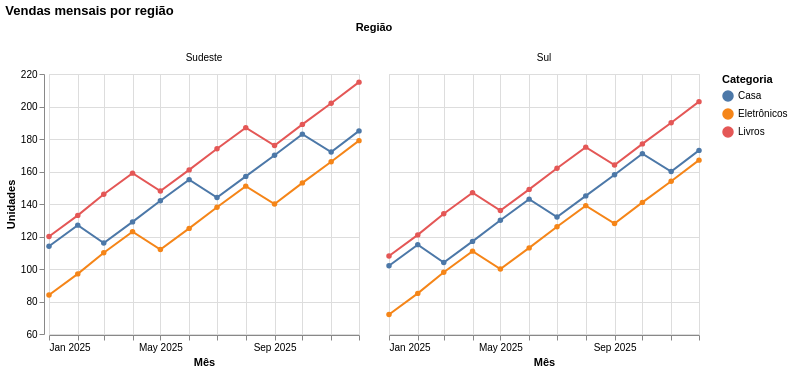

Write notebook code for a chart like this one.
### Markdown cell above
## 7. Pequenos múltiplos

O facetamento repete a mesma estrutura para cada região, facilitando comparações sem sobrepor todas as séries.

### Code cell
alt.Chart(vendas).mark_line(point=True).encode(
    x=alt.X("yearmonth(mes):T", title="Mês"),
    y=alt.Y("sum(unidades):Q", title="Unidades", scale=alt.Scale(zero=False)),
    color=alt.Color("categoria:N", title="Categoria"),
    column=alt.Column("regiao:N", title="Região")
).properties(width=310, height=260, title="Vendas mensais por região")

### Figure 1 — Vega-Lite specification as saved in the notebook (floating-point values rounded to 4 significant figures)
{"config": {"view": {"continuousWidth": 400, "continuousHeight": 300}}, "data": {"name": "data-6453d17de02e8fb99abd3918cc4fae13"}, "mark": {"type": "line", "point": true}, "encoding": {"color": {"field": "categoria", "title": "Categoria", "type": "nominal"}, "column": {"field": "regiao", "title": "Região", "type": "nominal"}, "x": {"field": "mes", "timeUnit": "yearmonth", "title": "Mês", "type": "temporal"}, "y": {"aggregate": "sum", "field": "unidades", "scale": {"zero": false}, "title": "Unidades", "type": "quantitative"}}, "height": 260, "title": "Vendas mensais por região", "width": 310, "$schema": "https://vega.github.io/schema/vega-lite/v4.17.0.json", "datasets": {"data-6453d17de02e8fb99abd3918cc4fae13": [{"mes": "2025-01-01T00:00:00", "categoria": "Eletrônicos", "regiao": "Sul", "unidades": 72, "receita": 23040, "publicidade": 3200, "avaliacao": 3.55}, {"mes": "2025-01-01T00:00:00", "categoria": "Eletrônicos", "regiao": "Sudeste", "unidades": 84, "receita": 26880, "publicidade": 3650, "avaliacao": 3.47}, {"mes": "2025-01-01T00:00:00", "categoria": "Casa", "regiao": "Sul", "unidades": 102, "receita": 14280, "publicidade": 4100, "avaliacao": 3.73}, {"mes": "2025-01-01T00:00:00", "categoria": "Casa", "regiao": "Sudeste", "unidades": 114, "receita": 15960, "publicidade": 4550, "avaliacao": 3.65}, {"mes": "2025-01-01T00:00:00", "categoria": "Livros", "regiao": "Sul", "unidades": 108, "receita": 5940, "publicidade": 5000, "avaliacao": 3.91}, {"mes": "2025-01-01T00:00:00", "categoria": "Livros", "regiao": "Sudeste", "unidades": 120, "receita": 6600, "publicidade": 5450, "avaliacao": 3.83}, {"mes": "2025-02-01T00:00:00", "categoria": "Eletrônicos", "regiao": "Sul", "unidades": 85, "receita": 27200, "publicidade": 3510, "avaliacao": 3.61}, {"mes": "2025-02-01T00:00:00", "categoria": "Eletrônicos", "regiao": "Sudeste", "unidades": 97, "receita": 31040, "publicidade": 3960, "avaliacao": 3.53}, {"mes": "2025-02-01T00:00:00", "categoria": "Casa", "regiao": "Sul", "unidades": 115, "receita": 16100, "publicidade": 4410, "avaliacao": 3.79}, {"mes": "2025-02-01T00:00:00", "categoria": "Casa", "regiao": "Sudeste", "unidades": 127, "receita": 17780, "publicidade": 4860, "avaliacao": 3.71}, {"mes": "2025-02-01T00:00:00", "categoria": "Livros", "regiao": "Sul", "unidades": 121, "receita": 6655, "publicidade": 5310, "avaliacao": 3.97}, {"mes": "2025-02-01T00:00:00", "categoria": "Livros", "regiao": "Sudeste", "unidades": 133, "receita": 7315, "publicidade": 5760, "avaliacao": 3.89}, {"mes": "2025-03-01T00:00:00", "categoria": "Eletrônicos", "regiao": "Sul", "unidades": 98, "receita": 31360, "publicidade": 3820, "avaliacao": 3.67}, {"mes": "2025-03-01T00:00:00", "categoria": "Eletrônicos", "regiao": "Sudeste", "unidades": 110, "receita": 35200, "publicidade": 4270, "avaliacao": 3.59}, {"mes": "2025-03-01T00:00:00", "categoria": "Casa", "regiao": "Sul", "unidades": 104, "receita": 14560, "publicidade": 4720, "avaliacao": 3.85}, {"mes": "2025-03-01T00:00:00", "categoria": "Casa", "regiao": "Sudeste", "unidades": 116, "receita": 16240, "publicidade": 5170, "avaliacao": 3.77}, {"mes": "2025-03-01T00:00:00", "categoria": "Livros", "regiao": "Sul", "unidades": 134, "receita": 7370, "publicidade": 5620, "avaliacao": 4.03}, {"mes": "2025-03-01T00:00:00", "categoria": "Livros", "regiao": "Sudeste", "unidades": 146, "receita": 8030, "publicidade": 6070, "avaliacao": 3.95}, {"mes": "2025-04-01T00:00:00", "categoria": "Eletrônicos", "regiao": "Sul", "unidades": 111, "receita": 35520, "publicidade": 4130, "avaliacao": 3.73}, {"mes": "2025-04-01T00:00:00", "categoria": "Eletrônicos", "regiao": "Sudeste", "unidades": 123, "receita": 39360, "publicidade": 4580, "avaliacao": 3.65}, {"mes": "2025-04-01T00:00:00", "categoria": "Casa", "regiao": "Sul", "unidades": 117, "receita": 16380, "publicidade": 5030, "avaliacao": 3.91}, {"mes": "2025-04-01T00:00:00", "categoria": "Casa", "regiao": "Sudeste", "unidades": 129, "receita": 18060, "publicidade": 5480, "avaliacao": 3.83}, {"mes": "2025-04-01T00:00:00", "categoria": "Livros", "regiao": "Sul", "unidades": 147, "receita": 8085, "publicidade": 5930, "avaliacao": 4.09}, {"mes": "2025-04-01T00:00:00", "categoria": "Livros", "regiao": "Sudeste", "unidades": 159, "receita": 8745, "publicidade": 6380, "avaliacao": 4.01}, {"mes": "2025-05-01T00:00:00", "categoria": "Eletrônicos", "regiao": "Sul", "unidades": 100, "receita": 32000, "publicidade": 4440, "avaliacao": 3.79}, {"mes": "2025-05-01T00:00:00", "categoria": "Eletrônicos", "regiao": "Sudeste", "unidades": 112, "receita": 35840, "publicidade": 4890, "avaliacao": 3.71}, {"mes": "2025-05-01T00:00:00", "categoria": "Casa", "regiao": "Sul", "unidades": 130, "receita": 18200, "publicidade": 5340, "avaliacao": 3.97}, {"mes": "2025-05-01T00:00:00", "categoria": "Casa", "regiao": "Sudeste", "unidades": 142, "receita": 19880, "publicidade": 5790, "avaliacao": 3.89}, {"mes": "2025-05-01T00:00:00", "categoria": "Livros", "regiao": "Sul", "unidades": 136, "receita": 7480, "publicidade": 6240, "avaliacao": 4.15}, {"mes": "2025-05-01T00:00:00", "categoria": "Livros", "regiao": "Sudeste", "unidades": 148, "receita": 8140, "publicidade": 6690, "avaliacao": 4.07}, {"mes": "2025-06-01T00:00:00", "categoria": "Eletrônicos", "regiao": "Sul", "unidades": 113, "receita": 36160, "publicidade": 4750, "avaliacao": 3.85}, {"mes": "2025-06-01T00:00:00", "categoria": "Eletrônicos", "regiao": "Sudeste", "unidades": 125, "receita": 40000, "publicidade": 5200, "avaliacao": 3.77}, {"mes": "2025-06-01T00:00:00", "categoria": "Casa", "regiao": "Sul", "unidades": 143, "receita": 20020, "publicidade": 5650, "avaliacao": 4.03}, {"mes": "2025-06-01T00:00:00", "categoria": "Casa", "regiao": "Sudeste", "unidades": 155, "receita": 21700, "publicidade": 6100, "avaliacao": 3.95}, {"mes": "2025-06-01T00:00:00", "categoria": "Livros", "regiao": "Sul", "unidades": 149, "receita": 8195, "publicidade": 6550, "avaliacao": 4.21}, {"mes": "2025-06-01T00:00:00", "categoria": "Livros", "regiao": "Sudeste", "unidades": 161, "receita": 8855, "publicidade": 7000, "avaliacao": 4.13}, {"mes": "2025-07-01T00:00:00", "categoria": "Eletrônicos", "regiao": "Sul", "unidades": 126, "receita": 40320, "publicidade": 5060, "avaliacao": 3.91}, {"mes": "2025-07-01T00:00:00", "categoria": "Eletrônicos", "regiao": "Sudeste", "unidades": 138, "receita": 44160, "publicidade": 5510, "avaliacao": 3.83}, {"mes": "2025-07-01T00:00:00", "categoria": "Casa", "regiao": "Sul", "unidades": 132, "receita": 18480, "publicidade": 5960, "avaliacao": 4.09}, {"mes": "2025-07-01T00:00:00", "categoria": "Casa", "regiao": "Sudeste", "unidades": 144, "receita": 20160, "publicidade": 6410, "avaliacao": 4.01}, {"mes": "2025-07-01T00:00:00", "categoria": "Livros", "regiao": "Sul", "unidades": 162, "receita": 8910, "publicidade": 6860, "avaliacao": 4.27}, {"mes": "2025-07-01T00:00:00", "categoria": "Livros", "regiao": "Sudeste", "unidades": 174, "receita": 9570, "publicidade": 7310, "avaliacao": 4.19}, {"mes": "2025-08-01T00:00:00", "categoria": "Eletrônicos", "regiao": "Sul", "unidades": 139, "receita": 44480, "publicidade": 5370, "avaliacao": 3.97}, {"mes": "2025-08-01T00:00:00", "categoria": "Eletrônicos", "regiao": "Sudeste", "unidades": 151, "receita": 48320, "publicidade": 5820, "avaliacao": 3.89}, {"mes": "2025-08-01T00:00:00", "categoria": "Casa", "regiao": "Sul", "unidades": 145, "receita": 20300, "publicidade": 6270, "avaliacao": 4.15}, {"mes": "2025-08-01T00:00:00", "categoria": "Casa", "regiao": "Sudeste", "unidades": 157, "receita": 21980, "publicidade": 6720, "avaliacao": 4.07}, {"mes": "2025-08-01T00:00:00", "categoria": "Livros", "regiao": "Sul", "unidades": 175, "receita": 9625, "publicidade": 7170, "avaliacao": 4.33}, {"mes": "2025-08-01T00:00:00", "categoria": "Livros", "regiao": "Sudeste", "unidades": 187, "receita": 10285, "publicidade": 7620, "avaliacao": 4.25}, {"mes": "2025-09-01T00:00:00", "categoria": "Eletrônicos", "regiao": "Sul", "unidades": 128, "receita": 40960, "publicidade": 5680, "avaliacao": 4.03}, {"mes": "2025-09-01T00:00:00", "categoria": "Eletrônicos", "regiao": "Sudeste", "unidades": 140, "receita": 44800, "publicidade": 6130, "avaliacao": 3.95}, {"mes": "2025-09-01T00:00:00", "categoria": "Casa", "regiao": "Sul", "unidades": 158, "receita": 22120, "publicidade": 6580, "avaliacao": 4.21}, {"mes": "2025-09-01T00:00:00", "categoria": "Casa", "regiao": "Sudeste", "unidades": 170, "receita": 23800, "publicidade": 7030, "avaliacao": 4.13}, {"mes": "2025-09-01T00:00:00", "categoria": "Livros", "regiao": "Sul", "unidades": 164, "receita": 9020, "publicidade": 7480, "avaliacao": 4.39}, {"mes": "2025-09-01T00:00:00", "categoria": "Livros", "regiao": "Sudeste", "unidades": 176, "receita": 9680, "publicidade": 7930, "avaliacao": 4.31}, {"mes": "2025-10-01T00:00:00", "categoria": "Eletrônicos", "regiao": "Sul", "unidades": 141, "receita": 45120, "publicidade": 5990, "avaliacao": 4.09}, {"mes": "2025-10-01T00:00:00", "categoria": "Eletrônicos", "regiao": "Sudeste", "unidades": 153, "receita": 48960, "publicidade": 6440, "avaliacao": 4.01}, {"mes": "2025-10-01T00:00:00", "categoria": "Casa", "regiao": "Sul", "unidades": 171, "receita": 23940, "publicidade": 6890, "avaliacao": 4.27}, {"mes": "2025-10-01T00:00:00", "categoria": "Casa", "regiao": "Sudeste", "unidades": 183, "receita": 25620, "publicidade": 7340, "avaliacao": 4.19}, {"mes": "2025-10-01T00:00:00", "categoria": "Livros", "regiao": "Sul", "unidades": 177, "receita": 9735, "publicidade": 7790, "avaliacao": 4.45}, {"mes": "2025-10-01T00:00:00", "categoria": "Livros", "regiao": "Sudeste", "unidades": 189, "receita": 10395, "publicidade": 8240, "avaliacao": 4.37}, {"mes": "2025-11-01T00:00:00", "categoria": "Eletrônicos", "regiao": "Sul", "unidades": 154, "receita": 49280, "publicidade": 6300, "avaliacao": 4.15}, {"mes": "2025-11-01T00:00:00", "categoria": "Eletrônicos", "regiao": "Sudeste", "unidades": 166, "receita": 53120, "publicidade": 6750, "avaliacao": 4.07}, {"mes": "2025-11-01T00:00:00", "categoria": "Casa", "regiao": "Sul", "unidades": 160, "receita": 22400, "publicidade": 7200, "avaliacao": 4.33}, {"mes": "2025-11-01T00:00:00", "categoria": "Casa", "regiao": "Sudeste", "unidades": 172, "receita": 24080, "publicidade": 7650, "avaliacao": 4.25}, {"mes": "2025-11-01T00:00:00", "categoria": "Livros", "regiao": "Sul", "unidades": 190, "receita": 10450, "publicidade": 8100, "avaliacao": 4.51}, {"mes": "2025-11-01T00:00:00", "categoria": "Livros", "regiao": "Sudeste", "unidades": 202, "receita": 11110, "publicidade": 8550, "avaliacao": 4.43}, {"mes": "2025-12-01T00:00:00", "categoria": "Eletrônicos", "regiao": "Sul", "unidades": 167, "receita": 53440, "publicidade": 6610, "avaliacao": 4.21}, {"mes": "2025-12-01T00:00:00", "categoria": "Eletrônicos", "regiao": "Sudeste", "unidades": 179, "receita": 57280, "publicidade": 7060, "avaliacao": 4.13}, {"mes": "2025-12-01T00:00:00", "categoria": "Casa", "regiao": "Sul", "unidades": 173, "receita": 24220, "publicidade": 7510, "avaliacao": 4.39}, {"mes": "2025-12-01T00:00:00", "categoria": "Casa", "regiao": "Sudeste", "unidades": 185, "receita": 25900, "publicidade": 7960, "avaliacao": 4.31}, {"mes": "2025-12-01T00:00:00", "categoria": "Livros", "regiao": "Sul", "unidades": 203, "receita": 11165, "publicidade": 8410, "avaliacao": 4.57}, {"mes": "2025-12-01T00:00:00", "categoria": "Livros", "regiao": "Sudeste", "unidades": 215, "receita": 11825, "publicidade": 8860, "avaliacao": 4.49}]}}
